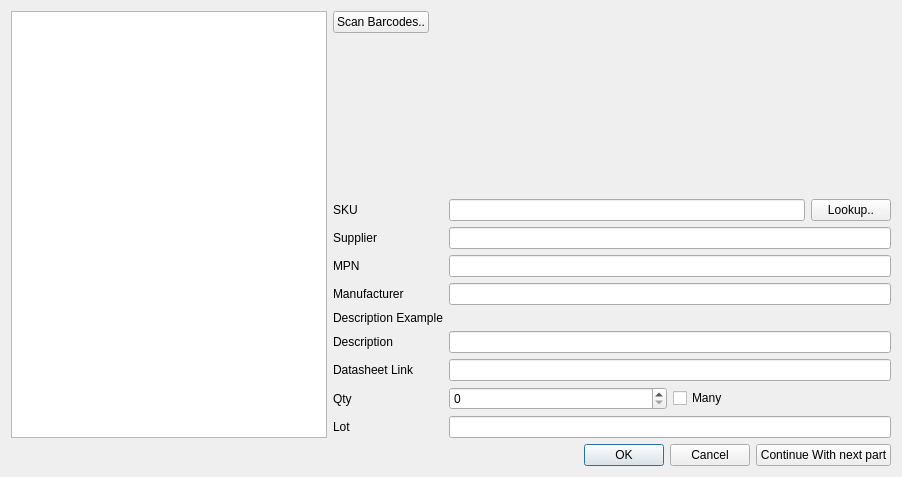
<?xml version="1.0" encoding="UTF-8"?>
<ui version="4.0">
 <class>PartCreationWindow</class>
 <widget class="QDialog" name="PartCreationWindow">
  <property name="geometry">
   <rect>
    <x>0</x>
    <y>0</y>
    <width>902</width>
    <height>477</height>
   </rect>
  </property>
  <property name="windowTitle">
   <string>Dialog</string>
  </property>
  <layout class="QGridLayout" name="gridLayout">
   <item row="4" column="2">
    <widget class="QDialogButtonBox" name="buttonBox">
     <property name="orientation">
      <enum>Qt::Horizontal</enum>
     </property>
     <property name="standardButtons">
      <set>QDialogButtonBox::Cancel|QDialogButtonBox::Ok</set>
     </property>
    </widget>
   </item>
   <item row="0" column="1">
    <widget class="QPushButton" name="pushButton">
     <property name="text">
      <string>Scan Barcodes..</string>
     </property>
    </widget>
   </item>
   <item row="0" column="0" rowspan="3">
    <widget class="QTreeView" name="treeView"/>
   </item>
   <item row="4" column="3">
    <widget class="QPushButton" name="continueWithNextPartButton">
     <property name="text">
      <string>Continue With next part</string>
     </property>
    </widget>
   </item>
   <item row="2" column="1" colspan="3">
    <layout class="QFormLayout" name="formLayout">
     <item row="3" column="0">
      <widget class="QLabel" name="mPNLabel">
       <property name="text">
        <string>MPN</string>
       </property>
      </widget>
     </item>
     <item row="3" column="1">
      <widget class="QLineEdit" name="mPNLineEdit"/>
     </item>
     <item row="4" column="0">
      <widget class="QLabel" name="manufacturerLabel">
       <property name="text">
        <string>Manufacturer</string>
       </property>
      </widget>
     </item>
     <item row="4" column="1">
      <widget class="QLineEdit" name="manufacturerLineEdit"/>
     </item>
     <item row="13" column="0">
      <widget class="QLabel" name="lotLabel">
       <property name="text">
        <string>Lot</string>
       </property>
      </widget>
     </item>
     <item row="13" column="1">
      <layout class="QHBoxLayout" name="horizontalLayout_2">
       <item>
        <widget class="QLineEdit" name="lotLineEdit"/>
       </item>
      </layout>
     </item>
     <item row="12" column="1">
      <layout class="QHBoxLayout" name="horizontalLayout">
       <item>
        <widget class="QSpinBox" name="qtySpinBox"/>
       </item>
       <item>
        <widget class="QCheckBox" name="qtyManyCheckbox">
         <property name="text">
          <string>Many</string>
         </property>
        </widget>
       </item>
      </layout>
     </item>
     <item row="12" column="0">
      <widget class="QLabel" name="qtyLabel">
       <property name="text">
        <string>Qty</string>
       </property>
      </widget>
     </item>
     <item row="9" column="0">
      <widget class="QLabel" name="datasheetLinkLabel">
       <property name="text">
        <string>Datasheet Link</string>
       </property>
      </widget>
     </item>
     <item row="9" column="1">
      <widget class="QLineEdit" name="datasheetLinkLineEdit"/>
     </item>
     <item row="7" column="1">
      <widget class="QLineEdit" name="descriptionLineEdit"/>
     </item>
     <item row="7" column="0">
      <widget class="QLabel" name="descriptionLabel">
       <property name="text">
        <string>Description</string>
       </property>
      </widget>
     </item>
     <item row="6" column="0">
      <widget class="QLabel" name="label">
       <property name="text">
        <string>Description Example</string>
       </property>
      </widget>
     </item>
     <item row="6" column="1">
      <widget class="QLabel" name="exampleLable">
       <property name="text">
        <string/>
       </property>
      </widget>
     </item>
     <item row="2" column="1">
      <widget class="QLineEdit" name="supplierLineEdit"/>
     </item>
     <item row="2" column="0">
      <widget class="QLabel" name="supplierLabel">
       <property name="text">
        <string>Supplier</string>
       </property>
      </widget>
     </item>
     <item row="1" column="1">
      <layout class="QHBoxLayout" name="horizontalLayout_3">
       <item>
        <widget class="QLineEdit" name="sKULineEdit"/>
       </item>
       <item>
        <widget class="QPushButton" name="pushButton_2">
         <property name="text">
          <string>Lookup..</string>
         </property>
        </widget>
       </item>
      </layout>
     </item>
     <item row="1" column="0">
      <widget class="QLabel" name="sKULabel">
       <property name="text">
        <string>SKU</string>
       </property>
      </widget>
     </item>
     <item row="0" column="1">
      <widget class="QLabel" name="imageLabel">
       <property name="text">
        <string/>
       </property>
      </widget>
     </item>
    </layout>
   </item>
  </layout>
 </widget>
 <resources/>
 <connections>
  <connection>
   <sender>buttonBox</sender>
   <signal>accepted()</signal>
   <receiver>PartCreationWindow</receiver>
   <slot>accept()</slot>
   <hints>
    <hint type="sourcelabel">
     <x>248</x>
     <y>254</y>
    </hint>
    <hint type="destinationlabel">
     <x>157</x>
     <y>274</y>
    </hint>
   </hints>
  </connection>
  <connection>
   <sender>buttonBox</sender>
   <signal>rejected()</signal>
   <receiver>PartCreationWindow</receiver>
   <slot>reject()</slot>
   <hints>
    <hint type="sourcelabel">
     <x>316</x>
     <y>260</y>
    </hint>
    <hint type="destinationlabel">
     <x>286</x>
     <y>274</y>
    </hint>
   </hints>
  </connection>
 </connections>
</ui>
